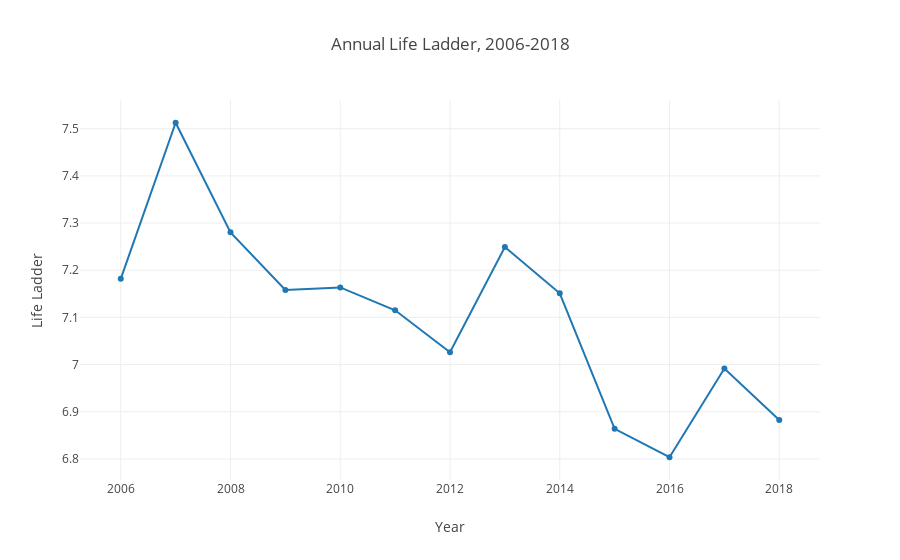

Notebook source saved alongside this figure:
### Code cell
# Create a trace
trace = go.Scatter(
    x = US_Data['Year'],
    y = US_Data['Life Ladder'])
data = [trace]
layout = dict(title='Annual Life Ladder, 2006-2018',
              xaxis = {'title':'Year'},
              yaxis = {'title':'Life Ladder'},)

fig = dict(data=data, layout=layout)
# Plot and embed in ipython notebook!
iplot(fig)

### Figure 1 — Plotly figure (JSON) as saved in the notebook; plotly's stock layout.template omitted (floating-point values rounded to 4 significant figures)
{"data": [{"type": "scatter", "uid": "6aca983c-7dce-4bf4-9f11-28462e0b4621", "x": [2006, 2007, 2008, 2009, 2010, 2011, 2012, 2013, 2014, 2015, 2016, 2017, 2018], "y": [7.182, 7.513, 7.28, 7.158, 7.164, 7.115, 7.026, 7.249, 7.151, 6.864, 6.804, 6.992, 6.883]}], "layout": {"title": {"text": "Annual Life Ladder, 2006-2018"}, "xaxis": {"title": {"text": "Year"}}, "yaxis": {"title": {"text": "Life Ladder"}}}}
